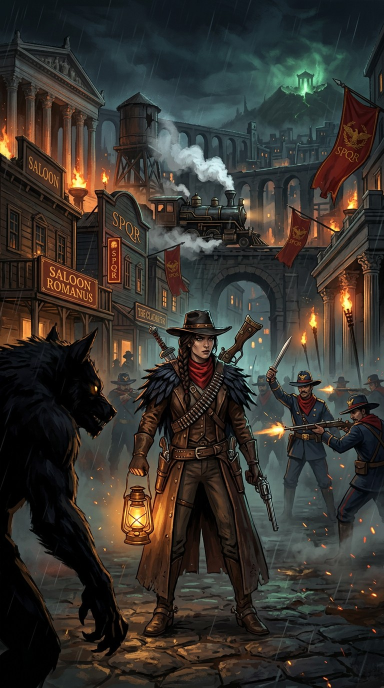
#> input picture art/24_keyart_vesper.jpg, 768 x 1376 px, given in place of 24_keyart_vesper.png, which was not available (shown at 1/2 size)
$ python make_nevek.py
#> lines starting #> are read from the running program, lines starting #| are printed output that depends on the picture; pictures that were not available may be replaced by others from this repository, and a replacement may not be noted
#!/usr/bin/env python3
"""Névjelölt-mockup: 3 cím a key artra égetve (pontos betűkkel, nem AI-generálva)."""
from PIL import Image, ImageDraw, ImageFont

FONT = "/usr/share/fonts/truetype/dejavu/DejaVuSans.ttf"
FONTB = "/usr/share/fonts/truetype/dejavu/DejaVuSans-Bold.ttf"
FONTS = "/usr/share/fonts/truetype/dejavu/DejaVuSerif.ttf"
FONTSB = "/usr/share/fonts/truetype/dejavu/DejaVuSerif-Bold.ttf"
S = 2

INK = (238, 226, 200)
CREAM = (240, 232, 210)
GOLD = (203, 168, 78)
BRASS = (201, 162, 39)
GREEN = (150, 226, 156)
RED = (198, 74, 56)
DIM = (238, 226, 200, 175)

W, H = 2120, 1560
im = Image.new("RGBA", (W * S, H * S), (12, 9, 14, 255))
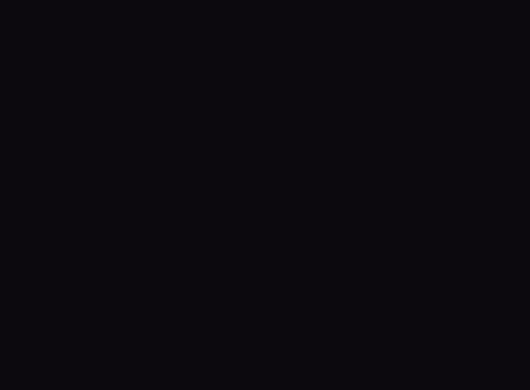
#> im: PIL image 4240x3120 RGBA (shown at 1/8 size); mean R, G, B, A 12, 9, 14, 255


def text(d, xy, s, font, fill, anchor="la"):
    d.text((xy[0] * S, xy[1] * S), s, font=font, fill=fill, anchor=anchor)


def spaced(d, xy, s, font, fill, sp, anchor="ma"):
    """Betűközzel írt szöveg (címekhez)."""
    widths = [d.textlength(ch, font=font) / S for ch in s]
    total = sum(widths) + sp * (len(s) - 1)
    x = xy[0] - total / 2 if anchor == "ma" else (xy[0] - total if anchor == "ra" else xy[0])
    for ch, w in zip(s, widths):
        d.text((x * S, xy[1] * S), ch, font=font, fill=fill, anchor="ls")
        x += w + sp
    return total


def f(p, s):
    return ImageFont.truetype(p, int(s * S))


# ---------------------------------------------------------------- fejléc ----
d = ImageDraw.Draw(im)
text(d, (60, 40), "NÉVJELÖLTEK — A DÖNTÉS: CARO DEORUM", f(FONTSB, 30), INK)
text(d, (60, 84), "A választott cím a CARO DEORUM (a bal oldali). Ez a lap a döntés dokumentuma; a logó-változatok a caro_deorum_logo.png fájlon.",
     f(FONT, 15), DIM)

CANDS = [
    dict(
        title="CARO DEORUM", lang="latin", font="serifb", size=44, sp=7, col=GOLD,
        accent=("ISTENHÚS", "a kő neve a légiósok száján"),
        tag="A vadnyugat, amit Róma ural —\nés a mágia, amit négyszáz éve betiltottak.",
        why="A világ hivatalos nyelve a latin, tehát a cím is az. Jelentése: „az istenek húsa” —\na kő szlengje a birodalmi katonák között. Egyszerre szép és hátborzongató,\nés a történet végső helyszíne is így hívják (Caro Deorum kráter).",
        hue=(18, 14, 20, 210),
    ),
    dict(
        title="SALT AND IRON", lang="SÓ ÉS VAS", font="sansb", size=40, sp=9, col=CREAM,
        accent=("SÓ ÉS VAS", "a két anyag, ami a szörnyeket öli"),
        tag="A világ a gőzben hisz.\nA vadászok tudják, mi működik igazán.",
        why="A folkloréban a só és a vas űzi el a szellemeket — a játékban ez a vadászok\ntudománya, szemben a birodalom gőz-technológiájával. Angol és magyar cím\nugyanaz: ritka és erős páros egy Steamen megjelenő játéknál.",
        hue=(22, 12, 12, 210),
    ),
    dict(
        title="HOLLOWMIER", lang="a város", font="serifb", size=44, sp=6, col=GREEN,
        accent=("HOLLOWMIER", "a gyarmat fővárosa a Hollow partján"),
        tag="Ahol a márvány és a korom\nugyanabban az utcában lakik.",
        why="A helynév mint cím — mint a Bloodborne Yharnamja vagy a Hollow Knight Hallownestje.\nNyugati hangzás, kísérteties jelentés („hollow” = üreges). Ha a sorozat bővül,\na cím a városhoz kötődik, a világ köré épül.",
        hue=(12, 20, 16, 210),
    ),
]

px, py, pw, ph = 60, 150, 640, 1146
gap = 40
key = Image.open("/home/user/koncepcio/24_keyart_vesper.png").convert("RGB")
#> key is the input picture: PIL image 768x1376 RGB; mean R, G, B 55.5, 51.6, 46.1

for i, c in enumerate(CANDS):
    x = px + i * (pw + gap)
    cover = key.resize((pw * S, ph * S), Image.LANCZOS).convert("RGBA")

    # felső és alsó sötétítő sáv a szöveg olvashatóságához
    grad = Image.new("L", (1, ph * S), 0)
    gd = ImageDraw.Draw(grad)
    for y in range(ph * S):
        t = y / (ph * S)
        a = 0
        if t < 0.30:
            a = int(235 * (1 - t / 0.30) ** 0.7)
        elif t > 0.72:
            a = int(235 * ((t - 0.72) / 0.28) ** 0.8)
        gd.point((0, y), fill=min(a, 240))
    strip = Image.new("RGBA", cover.size, c["hue"])
    strip.putalpha(grad.resize(cover.size))
    cover = Image.alpha_composite(cover, strip)

    im.alpha_composite(cover, (x * S, py * S))
    cd = ImageDraw.Draw(im)
    cd.rounded_rectangle([x * S, py * S, (x + pw) * S, (py + ph) * S], radius=8 * S,
                         outline=(90, 74, 66, 255), width=4 * S)

    # nyelv / műfaj jelölés
    text(cd, (x + pw / 2, py + 34), c["lang"], f(FONTB, 15), (238, 226, 200, 190), anchor="ma")

    # cím
    fonts_map = {"serifb": FONTSB, "sansb": FONTB}
    tw = spaced(cd, (x + pw / 2, py + 130), c["title"], f(fonts_map[c["font"]], c["size"]), c["col"] + (255,), c["sp"])
    # vonal a cím alatt
    cd.line([((x + pw / 2 - tw / 2) * S, (py + 148) * S), ((x + pw / 2 + tw / 2) * S, (py + 148) * S)],
            fill=c["col"] + (200,), width=int(2 * S))

    # akcentus + tagline az alsó sávban
    accent, sub = c["accent"]
    text(cd, (x + pw / 2, py + ph - 128), accent, f(FONTSB, 21), c["col"] + (255,), anchor="ma")
    text(cd, (x + pw / 2, py + ph - 100), sub, f(FONT, 13.5), (238, 226, 200, 200), anchor="ma")
    for k, line in enumerate(c["tag"].split("\n")):
        text(cd, (x + pw / 2, py + ph - 62 + k * 26), line, f(FONTS, 18), CREAM + (255,), anchor="ma")

    # indoklás a kép alatt
    yy = py + ph + 26
    text(cd, (x + 8, yy), "MIÉRT JÓ:", f(FONTB, 13.5), c["col"] + (255,))
    for k, line in enumerate(c["why"].split("\n")):
        text(cd, (x + 8, yy + 24 + k * 22), line, f(FONT, 13.5), DIM)
#> this loop made 3 passes
#> tw on passes 1 to 3: 463.1, 459.2, 422.9
#> pass 1, `strip = Image.new("RGBA", cover.size, c["hue"])`:
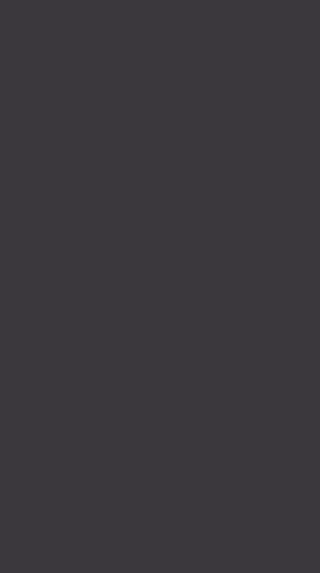
#> strip: PIL image 1280x2292 RGBA (shown at 1/4 size); mean R, G, B, A 18, 14, 20, 210; transparent parts drawn white
#> pass 1, `cover = Image.alpha_composite(cover, strip)`:
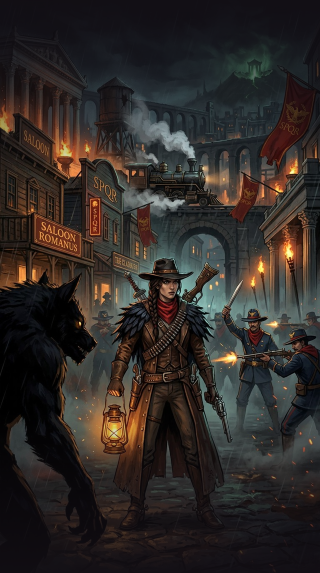
#> cover: PIL image 1280x2292 RGBA (shown at 1/4 size); mean R, G, B, A 47.7, 41.9, 39, 255
#> after the loop:
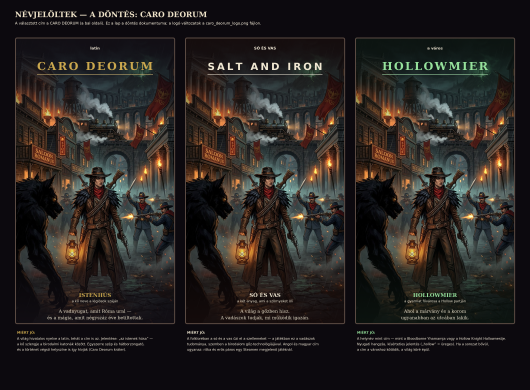
#> im: PIL image 4240x3120 RGBA (shown at 1/8 size); mean R, G, B, A 39.5, 34.9, 32.8, 254.6; transparent parts drawn white
#> after the loop:
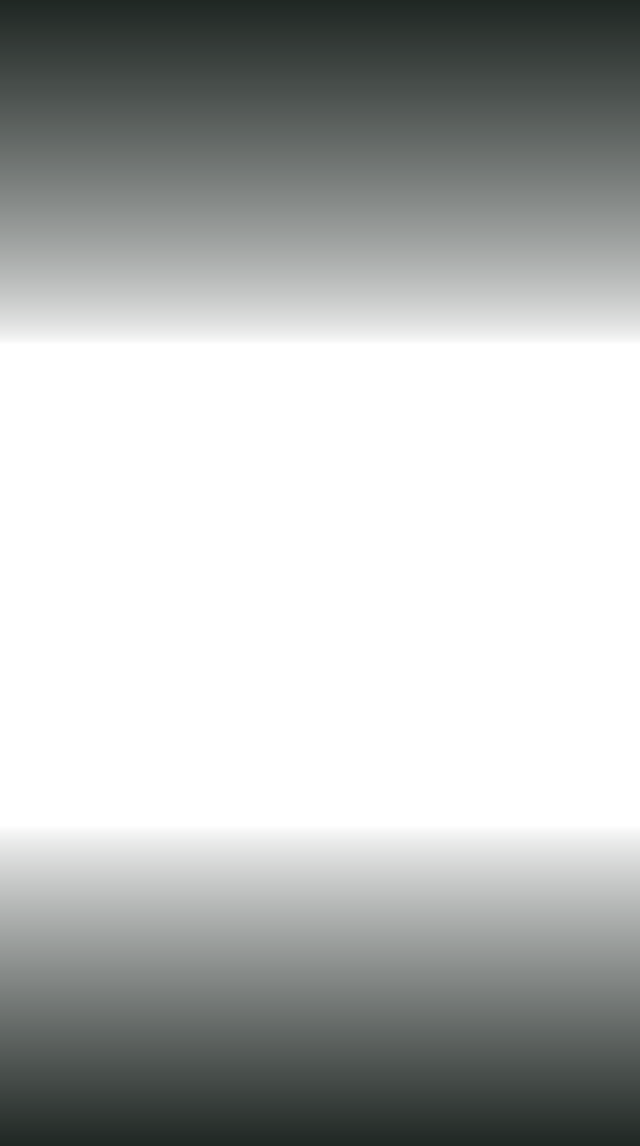
#> strip: PIL image 1280x2292 RGBA (shown at 1/2 size); mean R, G, B, A 12, 20, 16, 77.7; transparent parts drawn white

# ---------------------------------------------------------------- lábléc ----
y0 = py + ph + 26 + 24 + 3 * 22 + 26
d = ImageDraw.Draw(im)
text(d, (60, y0), "TOVÁBBI JELÖLTEK (tartalék):", f(FONTB, 14), INK)
extra = ("LAPIS SANGUINIS (latin: vérkő) · VIGIL OF CROWS (a Varjú és a hollók) · "
         "A MURDER OF HUNTERS („murder” = varjúcsapat — Vesper nevére és a csapatra is utal) · "
         "EZÜST ÉS GŐZ · SILVER AND SALT · HOLLOW FRONTIER · A VASKONZÍLIUM (Edictum Lapidis)")
text(d, (60, y0 + 26), extra, f(FONT, 13), DIM)
text(d, (60, y0 + 54), "Kerülendő: Vérkő (David Gemmell-regény magyar címe ugyanebben a műfajban) · Godflesh (zenekar) · Cold Iron (létező VR-játék) · Salt & Sanctuary-rokonság miatt a „Salt and X” forma kockázatos.",
     f(FONT, 13), (198, 120, 100, 255))

out = im.resize((W, H), Image.LANCZOS).convert("RGB")
out.save("/home/user/koncepcio/nevek_mockup.png", quality=95)
print("kész", out.size)
#| kész (2120, 1560)
